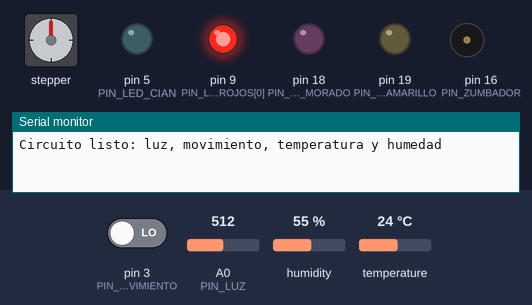
The sketch below on a simulated Arduino Mega 2560, built with avr-gcc and run on an emulated ATmega2560. Parts: stepper motor, output pins drawn as LEDs (lit = HIGH), buzzer (waves = sounding), the last lines printed to the serial monitor. Wiring (inferred from the names in the program): stepper motor (2048 steps per turn assumed): coils pin 10, pin 11, pin 12, pin 13. Dashed ring = blinking. The inputs (shaded band) are chosen by the test bench; at power-on: humidity 55 %, temperature 24 °C, pin 3 (PIN_MOVIMIENTO) LOW, A0 (PIN_LUZ) = 512. Pins used as bus, display or sensor lines are not drawn.

Above: at 1.2 s.
1.3 s: humidity set to 31 %
3.5 s: humidity set to 28 %
At 5.6 s:
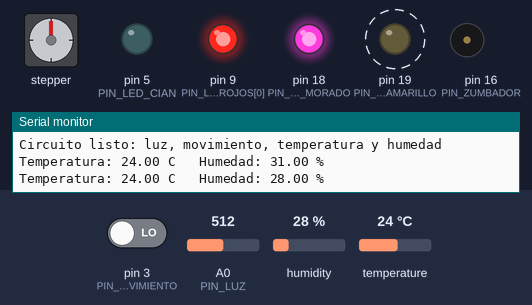
9.7 s: temperature set to 34.4 °C
13.2 s: temperature set to 35.6 °C
At 14.27 s:
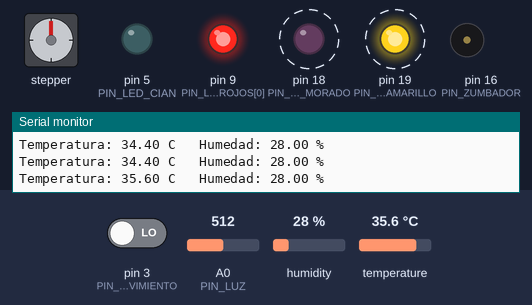
19.6 s: pin 3 (PIN_MOVIMIENTO) driven HIGH
At 21.0 s:
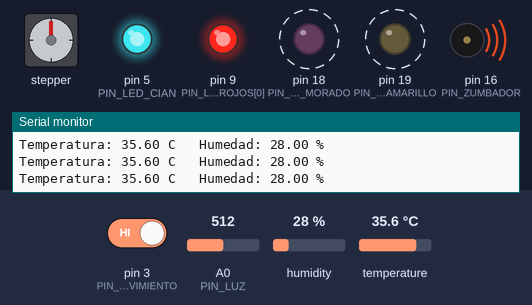
23.1 s: humidity set to 40 %
At 25.1 s:
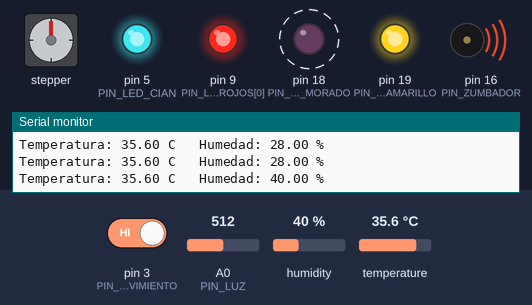
Timing chart, 0 to 30.5 s (numbered marks = the images above; inputs shaded):
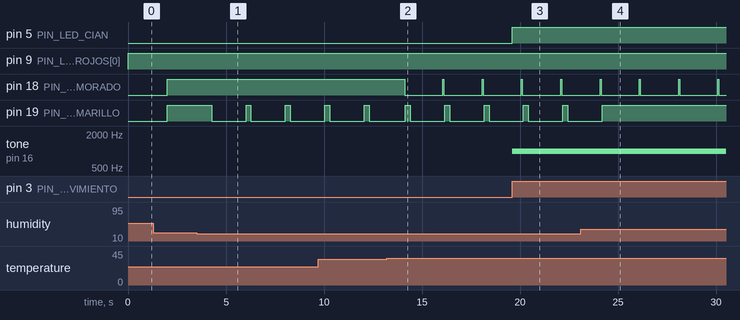

The sketch:

sketch.ino
```cpp
/*
Este archivo controla el circuito de la semana 3 en Wokwi y esta organizado
para que se entienda de un vistazo.

1) Por que te doy este codigo: hace funcionar el circuito completo: una barra
   de 5 LEDs que muestra cuanta luz hay, un LED y un buzzer que avisan cuando
   el sensor de movimiento detecta a alguien, y dos LEDs que avisan la
   temperatura y la humedad del sensor DHT22.

2) Que logica use: en cada vuelta del loop se lee la luz, se revisa el
   movimiento y, cada 2 segundos, se lee el DHT22. Con esos datos se prenden
   o parpadean los LEDs.

3) Por que esta forma: el codigo esta dividido en funciones cortas, una por
   cada grupo de LEDs, para que cambiar un umbral o un tiempo no obligue a
   tocar el resto. Los pines y el comportamiento son los mismos del circuito
   original.

4) Que hace paso a paso: setup() prepara los pines y el sensor. Luego, en
   cada vuelta del loop(): se dibuja la barra de luz, se atiende el
   movimiento y, cuando pasan 2 segundos, se lee temperatura y humedad y se
   actualizan sus LEDs.
*/

#include <DHT.h>

// Pines del circuito (los mismos del diagrama de Wokwi)
const int PIN_MOVIMIENTO = 3;
const int PIN_ZUMBADOR = 16;
const int PIN_DHT = 2;
const int PIN_LUZ = A0;

const int PIN_LED_CIAN = 5;
const int PIN_LED_MORADO = 18;
const int PIN_LED_AMARILLO = 19;

const int PIN_LEDS_ROJOS[] = {9, 10, 11, 12, 13};
const int TOTAL_LEDS_ROJOS = 5;

// Tiempos de espera, en milisegundos
const unsigned long ESPERA_MOVIMIENTO = 2000;
const unsigned long INTERVALO_SENSOR = 2000;

#define TIPO_DHT DHT22
DHT dht(PIN_DHT, TIPO_DHT);

unsigned long instanteMovimiento = 0;
unsigned long ultimaLectura = 0;
bool movimientoAvisado = false;

// Que hace: enciende la cantidad de LEDs rojos que corresponde al nivel de luz.
// Para que: mostrar de forma visual cuanta luz recibe el sensor LDR.
// Pasos: convierte la lectura (0 a 1023) en un numero de 1 a 5 LEDs y los prende en orden.
// Como cambiarla: cambia los valores 5 y 1 del map() para invertir o suavizar la barra.
void dibujarBarraDeLuz(int nivelLuz) {
  int ledsEncendidos = map(nivelLuz, 0, 1023, TOTAL_LEDS_ROJOS, 1);
  ledsEncendidos = constrain(ledsEncendidos, 1, TOTAL_LEDS_ROJOS);

  for (int i = 0; i < TOTAL_LEDS_ROJOS; i++) {
    digitalWrite(PIN_LEDS_ROJOS[i], i < ledsEncendidos ? HIGH : LOW);
  }
}

// Que hace: prende un LED indicador de tres maneras: fijo, parpadeo lento o parpadeo rapido.
// Para que: avisar un estado sin repetir el mismo bloque de delay en cada condicion.
// Pasos: prende el LED; si debe quedar fijo termina, si no espera, lo apaga y espera de nuevo.
// Como cambiarla: usa pausa en milisegundos para elegir la velocidad del parpadeo.
void avisarIndicador(int pin, bool quedaFijo, int pausa) {
  digitalWrite(pin, HIGH);

  if (quedaFijo) {
    return;
  }

  delay(pausa);
  digitalWrite(pin, LOW);
  delay(pausa);
}

// Que hace: decide como debe avisar el LED morado segun la temperatura.
// Para que: separar la regla de temperatura del resto del loop.
// Pasos: si hace frio parpadea lento, si esta en rango queda fijo y si hace calor parpadea rapido.
// Como cambiarla: ajusta los limites 0 y 35 o las pausas 250 y 50.
void avisarTemperatura(float temperatura) {
  if (temperatura < 0) {
    avisarIndicador(PIN_LED_MORADO, false, 250);
  } else if (temperatura <= 35) {
    avisarIndicador(PIN_LED_MORADO, true, 0);
  } else {
    avisarIndicador(PIN_LED_MORADO, false, 50);
  }
}

// Que hace: decide como debe avisar el LED amarillo segun la humedad.
// Para que: separar la regla de humedad del resto del loop.
// Pasos: si esta seco parpadea lento, si esta en rango queda fijo y si esta muy humedo parpadea rapido.
// Como cambiarla: ajusta los limites 30 y 70 o las pausas 250 y 50.
void avisarHumedad(float humedad) {
  if (humedad < 30) {
    avisarIndicador(PIN_LED_AMARILLO, false, 250);
  } else if (humedad <= 70) {
    avisarIndicador(PIN_LED_AMARILLO, true, 0);
  } else {
    avisarIndicador(PIN_LED_AMARILLO, false, 50);
  }
}

// Que hace: atiende el sensor de movimiento, el LED cian y el buzzer.
// Para que: mantener el aviso encendido 2 segundos aunque la persona ya se haya ido.
// Pasos: si hay movimiento prende y guarda la hora; si no hay, apaga cuando pasaron 2 segundos.
// Como cambiarla: cambia ESPERA_MOVIMIENTO o la frecuencia 1000 del tone().
void atenderMovimiento() {
  if (digitalRead(PIN_MOVIMIENTO) == HIGH) {
    digitalWrite(PIN_LED_CIAN, HIGH);
    tone(PIN_ZUMBADOR, 1000);
    instanteMovimiento = millis();
    movimientoAvisado = true;
  } else if (movimientoAvisado && millis() - instanteMovimiento >= ESPERA_MOVIMIENTO) {
    digitalWrite(PIN_LED_CIAN, LOW);
    noTone(PIN_ZUMBADOR);
    movimientoAvisado = false;
  }
}

// Que hace: lee el DHT22 cada 2 segundos y actualiza los dos LEDs indicadores.
// Para que: el sensor es lento y no hace falta leerlo en cada vuelta del loop.
// Pasos: espera a que pasen 2 segundos, lee ambos valores, revisa que sean validos y avisa.
// Como cambiarla: cambia INTERVALO_SENSOR para leer mas o menos seguido.
void leerAmbiente() {
  if (millis() - ultimaLectura < INTERVALO_SENSOR) {
    return;
  }

  ultimaLectura = millis();

  float temperatura = dht.readTemperature();
  float humedad = dht.readHumidity();

  if (isnan(temperatura) || isnan(humedad)) {
    Serial.println("Lectura del DHT22 invalida, se mantiene el aviso anterior");
    return;
  }

  Serial.print("Temperatura: ");
  Serial.print(temperatura);
  Serial.print(" C   Humedad: ");
  Serial.print(humedad);
  Serial.println(" %");

  avisarTemperatura(temperatura);
  avisarHumedad(humedad);
}

void setup() {
  Serial.begin(9600);
  Serial.println("Circuito listo: luz, movimiento, temperatura y humedad");

  pinMode(PIN_MOVIMIENTO, INPUT);
  pinMode(PIN_ZUMBADOR, OUTPUT);
  pinMode(PIN_LED_CIAN, OUTPUT);
  pinMode(PIN_LED_MORADO, OUTPUT);
  pinMode(PIN_LED_AMARILLO, OUTPUT);

  for (int i = 0; i < TOTAL_LEDS_ROJOS; i++) {
    pinMode(PIN_LEDS_ROJOS[i], OUTPUT);
  }

  dht.begin();
}

void loop() {
  dibujarBarraDeLuz(analogRead(PIN_LUZ));
  atenderMovimiento();
  leerAmbiente();

  delay(10);
}
```

Measured:
- the behaviour switches between 30 and 29 % on humidity (found by bisection; images 0 and 1)
- the behaviour switches between 35 and 35.1 °C on temperature (found by bisection; images 1 and 2)
- after the input at 3.5 s, pin 19 (PIN_LED_AMARILLO): alternates HIGH for 0.25 s and LOW for 1.8 s, starting after 0.77 s
- after the input at 13.2 s, pin 18 (PIN_LED_MORADO): alternates HIGH for 0.05 s and LOW for 2.0 s, starting after 0.90 s
- after the input at 19.6 s, pin 5 (PIN_LED_CIAN): LOW → HIGH at once; tone on pin 16 (PIN_ZUMBADOR): silent → 1000 Hz at once
- after the input at 23.1 s, pin 19 (PIN_LED_AMARILLO): goes on until 24.2 s, then stays HIGH
